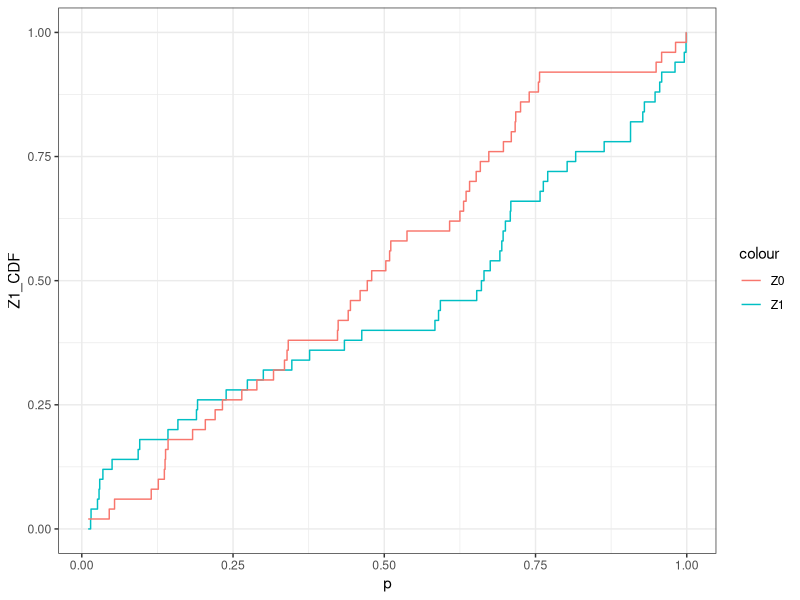
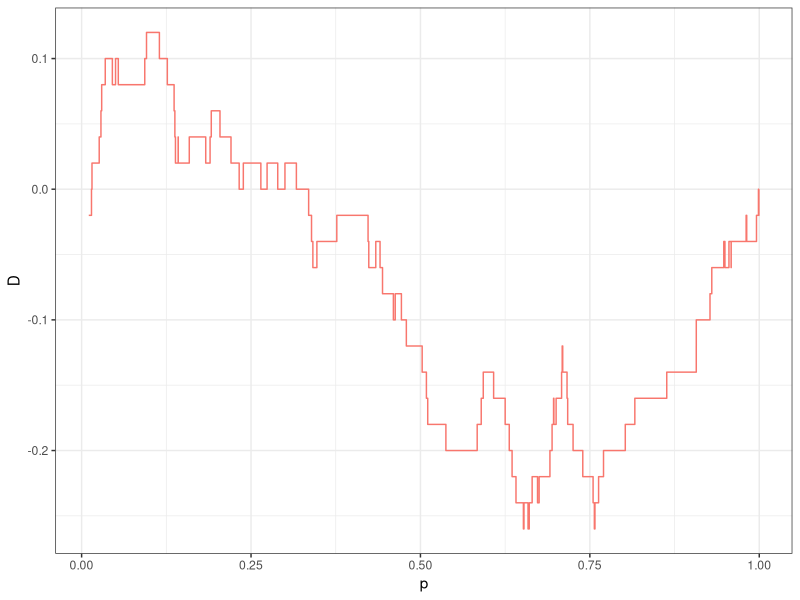
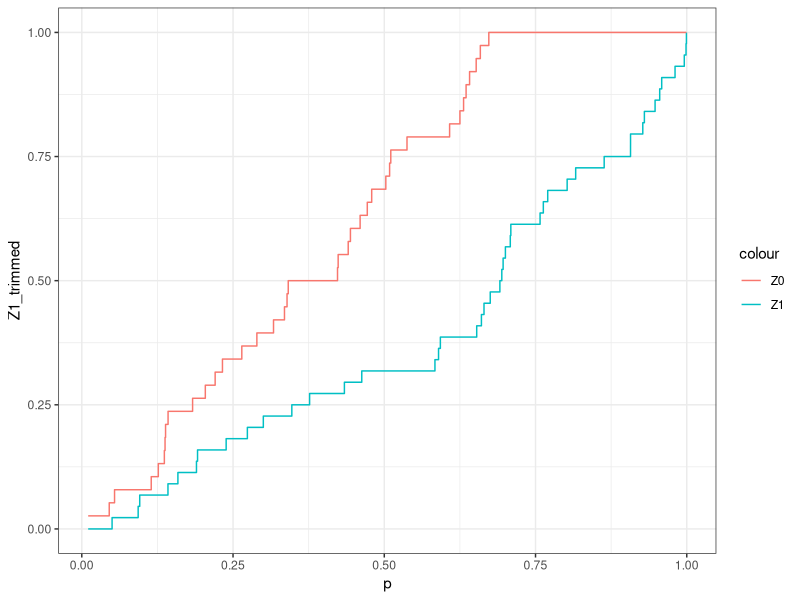
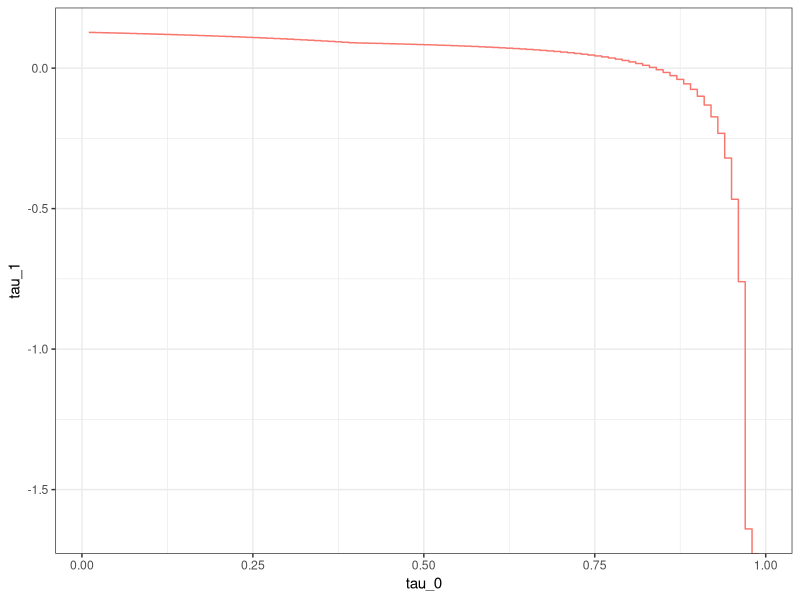
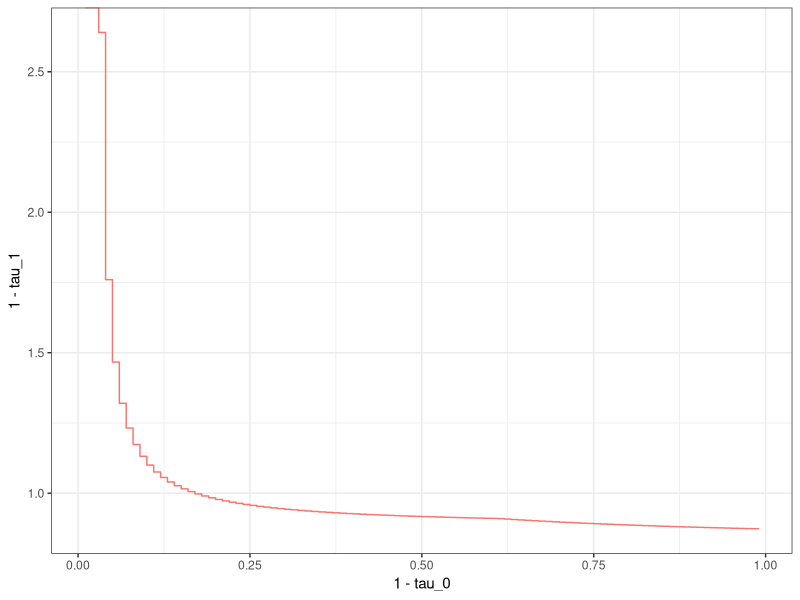
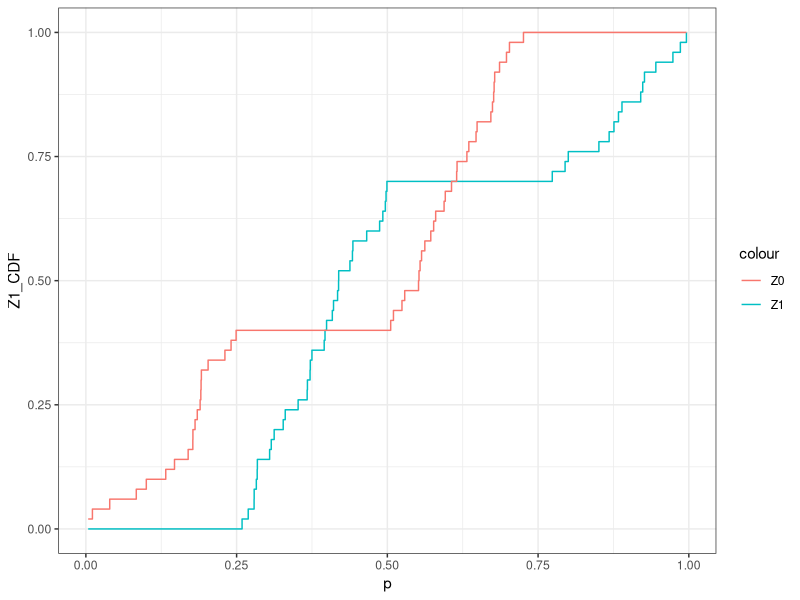
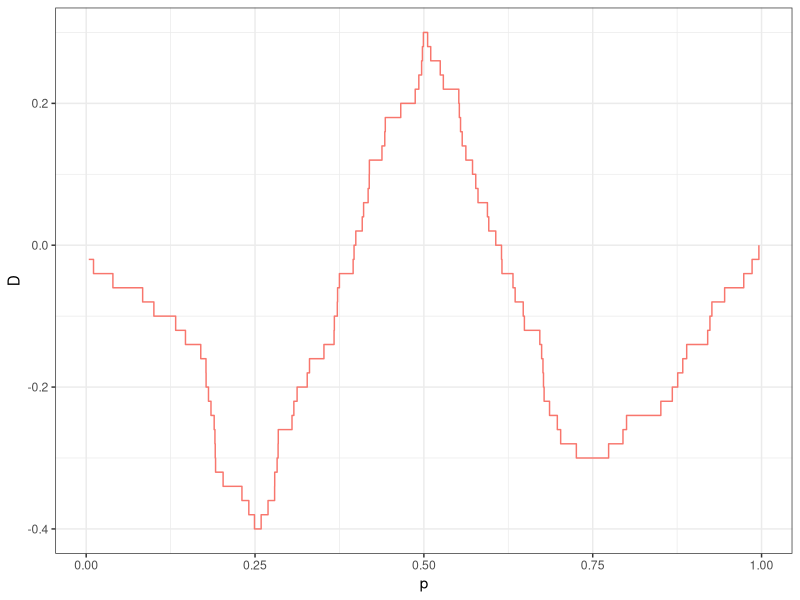
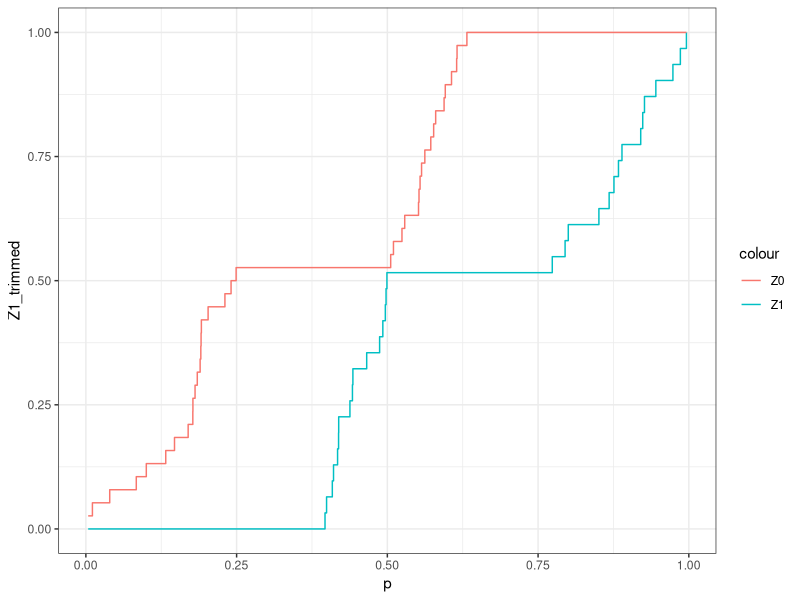

Reproduce these figures in R, in order. (Note: this script raises an error after producing the figures.)
rm(list=ls())
gc()

library(ggplot2)
library(dplyr)
library(tidyr)

n <- 50
p_1 <- runif(n, 0, 1)
p_0 <- runif(n, 0, 1)

data <- data.frame(Z = c(rep(1, n), rep(0, n)), 
                   p = c(p_1, p_0))
data <- data[order(data$p), ]

data$Z1_CDF <- cumsum(data$Z) / n
data$Z0_CDF <- cumsum(1 - data$Z) / n

data %>% ggplot() +
  geom_step(aes(x = p, y = Z1_CDF, col = "Z1")) +
  geom_step(aes(x = p, y = Z0_CDF, col = "Z0")) + 
  theme_bw()
data$D <- data$Z1_CDF - data$Z0_CDF
max(data$D)

data %>% ggplot() + 
  geom_step(aes(x = p, y = D, col = "violation")) +
  theme_bw() +
  theme(legend.position = "null")

# # tau_1 fixed, get tau_0
# tau_1 <- 0.24
# 
# data$S1 <- rep(1, 2 * n)
# data$S1 <- data$S1 - data$Z * (data$Z1_CDF <= tau_1)
# 
# temp <- (data$D - tau_1) * (1 - tau_1) / (data$Z1_CDF - tau_1)
# temp <- temp[(data$Z1_CDF - tau_1) > 0]
# tau_0 <- tau_1 + max(temp)
# 
# data$S1 <- data$S1 - (1 - data$Z) * (data$Z0_CDF > (1 - tau_0))
# 
# data$Z1_trimmed <- 
#   cumsum(data$Z * data$S1) / (sum(data$Z * data$S1))
# data$Z0_trimmed <- 
#   cumsum((1 - data$Z) * data$S1) / sum((1 - data$Z) * data$S1)
# 
# data %>% ggplot() +
#   geom_step(aes(x = p, y = Z1_trimmed, col = "Z1")) +
#   geom_step(aes(x = p, y = Z0_trimmed, col = "Z0")) + 
#   theme_bw()

# tau_0 fixed, get tau_1
tau_0 <- 0.24

data$S1 <- rep(1, 2 * n)
data$S1 <- data$S1 - (1 - data$Z) * (data$Z0_CDF > (1 - tau_0))

temp <- (data$D - tau_0 * data$Z1_CDF) / (1 - data$Z0_CDF - tau_0)
temp <- temp[(1 - data$Z0_CDF - tau_0) > 0]
tau_1 <- ceiling(max(temp) * n) / n

data$S1 <- data$S1 - data$Z * (data$Z1_CDF <= tau_1)

data$Z1_trimmed <- 
  cumsum(data$Z * data$S1) / (sum(data$Z * data$S1))
data$Z0_trimmed <- 
  cumsum((1 - data$Z) * data$S1) / sum((1 - data$Z) * data$S1)

data %>% ggplot() +
  geom_step(aes(x = p, y = Z1_trimmed, col = "Z1")) +
  geom_step(aes(x = p, y = Z0_trimmed, col = "Z0")) + 
  theme_bw()

# Loop over tau_0, get tau_1
N <- 101
tau_0 <- seq(0, 1, length.out = N)
tau_1 <- rep(0, N)

for (i in 1:(N - 1)){
  
  temp <- (data$D - tau_0[i] * data$Z1_CDF) / (1 - data$Z0_CDF - tau_0[i])
  temp <- temp[(1 - data$Z0_CDF - tau_0[i]) > 0]
  tau_1[i] <- min(max(temp), 1)
  
}

data.frame(tau_0 = tau_0[2:(N - 1)], tau_1 = tau_1[2:(N - 1)]) %>%
  ggplot() + 
  geom_step(aes(x = tau_0, y = tau_1, col = "frontier")) +
  theme_bw() +
  theme(legend.position = "null")

tau_0 + tau_1
which.min(tau_0 + tau_1)

data.frame(tau_0 = tau_0[2:(N - 1)], tau_1 = tau_1[2:(N - 1)]) %>%
  ggplot() + 
  geom_step(aes(x = 1 - tau_0, y = 1 - tau_1, col = "frontier")) +
  theme_bw() +
  theme(legend.position = "null")

#########################################################################

# Violation in the middle? 

n <- 50

# need to cook up very particular distributions
p_1 <- rbinom(n, 1, 2 / 3)
p_1 <- p_1 * runif(n, 1 / 4, 1 / 2) + (1 - p_1) * runif(n, 3 / 4, 1)

p_0 <- rbinom(n, 1, 1 / 3)
p_0 <- p_0 * runif(n, 0,1 / 4) + (1 - p_0) * runif(n, 1 / 2,  3 / 4)

data <- data.frame(Z = c(rep(1, n), rep(0, n)), 
                   p = c(p_1, p_0))
data <- data[order(data$p), ]

data$Z1_CDF <- cumsum(data$Z) / n
data$Z0_CDF <- cumsum(1 - data$Z) / n

data %>% ggplot() +
  geom_step(aes(x = p, y = Z1_CDF, col = "Z1")) +
  geom_step(aes(x = p, y = Z0_CDF, col = "Z0")) + 
  theme_bw()
data$D <- data$Z1_CDF - data$Z0_CDF
max(data$D)

data %>% ggplot() + 
  geom_step(aes(x = p, y = D, col = "violation")) +
  theme_bw() +
  theme(legend.position = "null")

# tau_0 fixed, get tau_1
tau_0 <- 0.24

data$S1 <- rep(1, 2 * n)
data$S1 <- data$S1 - (1 - data$Z) * (data$Z0_CDF > (1 - tau_0))

temp <- (data$D - tau_0 * data$Z1_CDF) / (1 - data$Z0_CDF - tau_0)
temp <- temp[(1 - data$Z0_CDF - tau_0) > 0]
tau_1 <- ceiling(max(temp) * n) / n

data$S1 <- data$S1 - data$Z * (data$Z1_CDF <= tau_1)

data$Z1_trimmed <- 
  cumsum(data$Z * data$S1) / (sum(data$Z * data$S1))
data$Z0_trimmed <- 
  cumsum((1 - data$Z) * data$S1) / sum((1 - data$Z) * data$S1)

data %>% ggplot() +
  geom_step(aes(x = p, y = Z1_trimmed, col = "Z1")) +
  geom_step(aes(x = p, y = Z0_trimmed, col = "Z0")) + 
  theme_bw()

# Loop over tau_0, get tau_1
N <- 101
tau_0 <- seq(0, 1, length.out = N)
tau_1 <- rep(0, N)

for (i in 1:(N - 1)){
  
  temp <- (data$D - tau_0[i] * data$Z1_CDF) / (1 - data$Z0_CDF - tau_0[i])
  temp <- temp[(1 - data$Z0_CDF - tau_0[i]) > 0]
  tau_1[i] <- max(0, min(max(temp), 1))
  
}

data.frame(tau_0 = tau_0[2:(N - 1)], tau_1 = tau_1[2:(N - 1)]) %>%
  ggplot() + 
  geom_step(aes(x = tau_0, y = tau_1, col = "frontier")) +
  theme_bw() +
  theme(legend.position = "null")

tau_0 + tau_1
which.min(tau_0 + tau_1)

# different preferences
k <- - 1 / 2 
((1 - tau_0) ^ (1 / k) + (1 - tau_1) ^ (1 / k)) ^ k
which.max((((1 - tau_0) ^ (1 / k) + (1 - tau_1) ^ (1 / k))) ^ k)

log(1 - tau_0) + log(1 - tau_1)
which.max(log(1 - tau_0) + log(1 - tau_1))

which.max(pmin(1 - tau_0, 1 - tau_1))

data.frame(tau_0 = tau_0[2:(N - 1)], tau_1 = tau_1[2:(N - 1)]) %>%
  ggplot() + 
  geom_step(aes(x = 1 - tau_0, y = 1 - tau_1, col = "frontier")) +
  theme_bw() +
  theme(legend.position = "null")

# quick calculations
w <- 1
A_1 <- 0.55
A_0 <- 0.5
p <- -1

# constraint set
N <- 101
max_0 <- (A_1 - A_0) / A_1
tau_0 <- seq(0, max_0, length.out = N)
tau_1 <- rep(0, N)

for (i in 1:(N - 1)){
  
  temp <- A_0 / (1 - tau_0[i])
  tau_1[i] <- (A_1 - temp) / (1 - temp)
  
}

data.frame(tau_0 = tau_0, tau_1 = tau_1) %>%
  ggplot() + 
  geom_line(aes(x = 1 - tau_0, y = 1 - tau_1, col = "frontier")) +
  theme_bw() +
  theme(legend.position = "null")

# utility
U <- (w * (1 - tau_1) ^ p + (1 - tau_0) ^ p) ^ (1 / p)
data.frame(tau_0 = tau_0, tau_1 = tau_1, U = U) %>%
  ggplot() + 
  geom_line(aes(x = tau_0, y = U, col = "utlity")) +
  theme_bw() +
  theme(legend.position = "null")


((w * (1 - A_1) ^ p + (1 - A_0) ^ p) ^ (1 / p)) / (1 - A_0)
t_1 <- (A_1 - A_0) / (1 - A_0)
t_1

((w * (A_1) ^ p + (A_0) ^ p) ^ (1 / p)) / A_1
t_0 <- (A_1 - A_0) / A_1
t_0

((1 - A_1) ^ (p / (1 + p)) * w ^ (1 / (1 + p)) + A_0 ^ (p / (1 + p))) ^ ((p + 1) / p)
C <- (A_0 * w / (1  - A_1)) ^ (1 / (p + 1))
t_1 <- A_1 - A_0 / C
t_0 <- 1 - C * (1 - t_1)
t_1 
t_0

#### Case with multiple violations

w <- 2
A_1 <- c(0.52, 0.58)
A_0 <- c(0.47, 0.53)
p <- - 2

# constraint set
N <- 101
max_0 <- max((A_1 - A_0) / A_1)
tau_0 <- seq(0, max_0, length.out = N)
tau_1 <- rep(0, N)
binding <- rep(0, N)

for (i in 1:N){
  
  temp <- A_0 / (1 - tau_0[i])
  temp_tau <- (A_1 - temp) / (1 - temp)
  temp_tau <- temp_tau[(1 - A_0) > tau_0[i]]
  tau_1[i] <- max(temp_tau)
  
  temp <- 1:length(A_1)
  temp <- temp[(1 - A_0) > tau_0[i]]
  binding[i] <- temp[which.max(temp_tau)]
  
}

data.frame(tau_0 = tau_0, tau_1 = tau_1) %>%
  ggplot() + 
  geom_line(aes(x = 1 - tau_0, y = 1 - tau_1, col = "frontier")) +
  theme_bw() +
  theme(legend.position = "null")
binding

# slope of the constraint
plot(1 - tau_0[1:(N - 1)],
     (-tau_1[2:N] + tau_1[1:(N - 1)]) / (tau_0[2:N] - tau_0[1:(N - 1)]),
     xlab = "1 - tau_0",
     ylab = "slope")

# utility
U <- (w * (1 - tau_1) ^ p + (1 - tau_0) ^ p) ^ (1 / p)
data.frame(tau_0 = tau_0, tau_1 = tau_1, U = U) %>%
  ggplot() + 
  geom_line(aes(x = tau_0, y = U, col = "utlity")) +
  theme_bw() +
  theme(legend.position = "null")

tau_1[which.max(U)]
tau_0[which.max(U)]

# Indifference curves
opt_1 <- 1 - tau_1[which.max(U)]
opt_0 <- 1 - tau_0[which.max(U)]

e <- 0.0005
N <- 100
x_0_plus <- opt_0 + 1:N * e
x_1_plus <- rep(0, N)

x_1_plus[1] <- opt_1 - (1 / w) * ((opt_0 / opt_1) ^ (p - 1)) * e
for (i in 2:N){
  
  x_1_plus[i] <- x_1_plus[i - 1] - 
    (1 / w) * ((x_0_plus[i - 1] / x_1_plus[i - 1]) ^ (p - 1)) * e
  
}

(w * x_1_plus ^ p + x_0_plus ^ p) ^ (1 / p)

x_0_minus <- opt_0 - 1:N * e
x_1_minus <- rep(0, N)

x_1_minus[1] <- opt_1 + (1 / w) * ((opt_0 / opt_1) ^ (p - 1)) * e
for (i in 2:N){
  
  x_1_minus[i] <- x_1_minus[i - 1] + 
    (1 / w) * ((x_0_minus[i - 1] / x_1_minus[i - 1]) ^ (p - 1)) * e
  
}

(w * x_1_plus ^ p + x_0_plus ^ p) ^ (1 / p)

constraint <- data.frame(tau_0 = tau_0, tau_1 = tau_1)
indiff <- data.frame(x_0 = c(x_0_minus, opt_0, x_0_plus),
                     x_1 = c(x_1_minus, opt_1, x_1_plus))

ggplot() + 
  geom_line(aes(x = 1 - tau_0, y = 1 - tau_1, col = "frontier"), data = constraint) +
  geom_line(aes(x = x_0, y = x_1, col = "indiff"), data = indiff) + 
  theme_bw() +
  theme(legend.position = "null")


# perfect substitutes
U <- w * (1 - tau_1) + (1 - tau_0) 
data.frame(tau_0 = tau_0, tau_1 = tau_1, U = U) %>%
  ggplot() + 
  geom_line(aes(x = tau_0, y = U, col = "utlity")) +
  theme_bw() +
  theme(legend.position = "null")
tau_1[which.max(U)]
tau_0[which.max(U)]

#### Leontief preferences

w <- 2
A_1 <- c(0.15, 0.9999)
A_0 <- c(0.1, 0.99985)
p <- -2

# constraint set
N <- 101
max_0 <- max((A_1 - A_0) / A_1)
tau_0 <- seq(0, max_0, length.out = N)
tau_1 <- rep(0, N)
binding <- rep(0, N)

for (i in 1:N){
  
  temp <- A_0 / (1 - tau_0[i])
  temp_tau <- (A_1 - temp) / (1 - temp)
  temp_tau <- temp_tau[(1 - A_0) > tau_0[i]]
  tau_1[i] <- max(temp_tau)
  
  temp <- 1:length(A_1)
  temp <- temp[(1 - A_0) > tau_0[i]]
  binding[i] <- temp[which.max(temp_tau)]
  
}

data.frame(tau_0 = tau_0, tau_1 = tau_1) %>%
  ggplot() + 
  geom_line(aes(x = 1 - tau_0, y = 1 - tau_1, col = "frontier")) +
  theme_bw() +
  theme(legend.position = "null")
binding

# utility
U <- pmin(w * (1 - tau_1), 1 - tau_0)
data.frame(tau_0 = tau_0, tau_1 = tau_1, U = U) %>%
  ggplot() + 
  geom_line(aes(x = tau_0, y = U, col = "utlity")) +
  theme_bw() +
  theme(legend.position = "null")

tau_1[which.max(U)]
tau_0[which.max(U)]

#### CROSSING POINTS

tau_1 <- 0.1
tau_0 <- 0.2
A_0 <- c(0.1, 0.105, 0.4, 0.695, 0.7)
A_1 <- tau_1 + A_0 * (1 - tau_1) / (1 - tau_0)

# constraint set
N <- 101
max_0 <- max((A_1 - A_0) / A_1)
tau_0 <- seq(0, max_0, length.out = N)
tau_1 <- rep(0, N)
binding <- rep(0, N)

for (i in 1:N){
  
  temp <- A_0 / (1 - tau_0[i])
  temp_tau <- (A_1 - temp) / (1 - temp)
  temp_tau <- temp_tau[(1 - A_0) > tau_0[i]]
  tau_1[i] <- max(temp_tau)
  
  temp <- 1:length(A_1)
  temp <- temp[(1 - A_0) > tau_0[i]]
  binding[i] <- temp[which.max(temp_tau)]
  
}

data.frame(tau_0 = tau_0, tau_1 = tau_1) %>%
  ggplot() + 
  geom_line(aes(x = 1 - tau_0, y = 1 - tau_1, col = "frontier")) +
  theme_bw() +
  theme(legend.position = "null")
binding

#### Continuous stuff ####

w <- 1

# just take draws? 

# Z = 1 distribution
Z_1 <- function(p){
  
  return(2 * 
           (min(1 / 6, max((p - 1 / 6), 0)) +
              min(1 / 6, max(p -  1 / 2, 0)) + 
              min(1 / 6, max(p - 5 / 6, 0)))
  )
  
}

Z_0 <- function(p){
  
  return((6 / 4) * min(1 / 6, p) +
           (6 / 2) * min(1 / 6, max(p - 1 / 3, 0)) +
           (6 / 4) * min(1 / 6, max(p - 2 / 3, 0)))
  
}

N <- 101
p <- seq(0, 1, length.out = N)

plot(p, sapply(p, Z_1), type = "l")
lines(p, sapply(p, Z_0), lty = 2)

data <- data.frame(p = p, Z_1 = sapply(p, Z_1), Z_0 = sapply(p, Z_0))
data$D <- data$Z_1 - data$Z_0

data %>% ggplot() +
  geom_line(aes(x = p, y = D, col = "violation")) +
  theme_bw() + 
  theme(legend.position = "null")


violation <- data$D > 0
A_1 <- data$Z_1[violation]
A_0 <- data$Z_0[violation]


# constraint set
N <- 101
max_0 <- max((A_1 - A_0) / A_1)
tau_0 <- seq(0, max_0, length.out = N)
tau_1 <- rep(0, N)
binding <- rep(0, N)

for (i in 1:N){
  
  temp <- A_0 / (1 - tau_0[i])
  temp_tau <- (A_1 - temp) / (1 - temp)
  temp_tau <- temp_tau[(1 - A_0) > tau_0[i]]
  tau_1[i] <- max(temp_tau)
  
  temp <- 1:length(A_1)
  temp <- temp[(1 - A_0) > tau_0[i]]
  binding[i] <- temp[which.max(temp_tau)]
  
}

data.frame(tau_0 = tau_0, tau_1 = tau_1) %>%
  ggplot() + 
  geom_line(aes(x = 1 - tau_0, y = 1 - tau_1, col = "frontier")) +
  theme_bw() +
  theme(legend.position = "null")
binding

# utility
U <- (w * (1 - tau_1) ^ p + (1 - tau_0) ^ p) ^ (1 / p)
data.frame(tau_0 = tau_0, tau_1 = tau_1, U = U) %>%
  ggplot() + 
  geom_line(aes(x = tau_0, y = U, col = "utlity")) +
  theme_bw() +
  theme(legend.position = "null")

tau_1[which.max(U)]
tau_0[which.max(U)]

# perfect substitutes
U <- w * (1 - tau_1) + (1 - tau_0) 
data.frame(tau_0 = tau_0, tau_1 = tau_1, U = U) %>%
  ggplot() + 
  geom_line(aes(x = tau_0, y = U, col = "utlity")) +
  theme_bw() +
  theme(legend.position = "null")
tau_1[which.max(U)]
tau_0[which.max(U)]

#### Case with multiple violations

w <- 1
p <- -2

# plot each individual constraint and then the combined constraint
A_1 <- c(0.9, 0.55, 0.1)
A_0 <- c(0.85, 0.45, 0.05)

N_p <- length(A_1)
N <- 101
constraints <- matrix(0, N * N_p, 3)
constraints[, 3] <- rep(1:N_p, each = N)
index <- 0

for (i in 1:N_p){
  
  max_0 <- (A_1[i] -A_0[i]) / A_1[i]
  tau_0 <- seq(0, max_0, length.out = N)
  tau_1 <- rep(0, N)
  
  for (j in 1:N){
    
    temp <- A_0[i] / (1 - tau_0[j])
    tau_1[j] <- (A_1[i] - temp) / (1 - temp)
    
  }
  
  constraints[index + 1:N, 1:2] <- cbind(tau_0, tau_1)
  index <- index + N
  
}

colnames(constraints) <- c("tau_0", "tau_1", "constraint")
constraints <- data.frame(constraints)

# plot individual constraints 
constraints %>%
  ggplot() + 
  geom_line(aes(x = 1 - tau_0, y = 1 - tau_1, col = as.factor(constraint))) +
  theme_bw() +
  theme(legend.position = "null")

constraints %>%
  ggplot() + 
  geom_line(aes(x = tau_0, y = tau_1, col = as.factor(constraint))) +
  theme_bw() +
  theme(legend.position = "null")

# utility
U <- (w * (1 - tau_1) ^ p + (1 - tau_0) ^ p) ^ (1 / p)
data.frame(tau_0 = tau_0, tau_1 = tau_1, U = U) %>%
  ggplot() + 
  geom_line(aes(x = tau_0, y = U, col = "utlity")) +
  theme_bw() +
  theme(legend.position = "null")

tau_1[which.max(U)]
tau_0[which.max(U)]

################################################################################

rm(list = ls())
gc()

x_0 <- runif(1, 1, 2)
N <- 1001
R <- seq(0.1, 9.9, length.out = N)

a <- runif(1, 0, 0.5)

U <- rep(0, N)

U <- (x_0 ^ (-1)) * (((a ^ p) * (R ^ (- p)) + ((1 - a) ^ p)) ^ (1 / p))

plot(R, U, type = "l")

################################## MAKE PLOTS ##################################

# Single plot showing constraint and indifference curves for different p
w <- 1
A_1 <- c(0.2, 0.55, 0.85)
A_0 <- c(0.15, 0.45, 0.8)
p <- - 2

# constraint set
N <- 1001
max_0 <- max((A_1 - A_0) / A_1)
tau_0 <- seq(0, max_0, length.out = N)
tau_1 <- rep(0, N)
binding <- rep(0, N)

for (i in 1:N){
  
  temp <- A_0 / (1 - tau_0[i])
  temp_tau <- (A_1 - temp) / (1 - temp)
  temp_tau <- temp_tau[(1 - A_0) > tau_0[i]]
  tau_1[i] <- max(temp_tau)
  
  temp <- 1:length(A_1)
  temp <- temp[(1 - A_0) > tau_0[i]]
  binding[i] <- temp[which.max(temp_tau)]
  
}

data.frame(tau_0 = tau_0, tau_1 = tau_1) %>%
  ggplot() + 
  geom_line(aes(x = 1 / (1 - tau_0), y = 1 / (1 - tau_1), col = "frontier")) +
  theme_bw() +
  theme(legend.position = "null")

# utility
p <- c(0.9, -1, -3)
N_p <- length(p)
opt <- rep(0, N_p)

for (i in 1:N_p){
  
  U <- (w * (1 - tau_1) ^ p[i] + (1 - tau_0) ^ p[i]) ^ (1 / p[i])
  opt[i] <- which.max(U)
  
}

# Indifference curves
x_0_range <- c(1 / (1 - tau_0[1]), 1 / (1 - tau_0[N]))
e <- 0.00005
N_i <- ceiling((x_0_range[2] - x_0_range[1]) / e)
x_0 <- x_0_range[1] + e * (1:N_i)
indiff <- matrix(0, N_i, N_p) # each column contains a single indifference curve 

for (i in 1:N_p){
  
  x_1 <- rep(0, N_i)
  
  x_1_star <- 1 / (1 - tau_1[opt[i]])
  x_0_star <- 1 / (1 - tau_0[opt[i]])
  
  index <- max((1:N_i)[x_0 < x_0_star])
  
  # area above optimal x_0
  x_1[index + 1] <- x_1_star - 
    (1 / w) * (x_0_star / x_1_star) ^ (-(p[i] + 1)) * (x_0[index + 1] - x_0_star)
  
  for (j in (index + 2):N_i){
   
    x_1[j] <- x_1[j - 1] - (1 / w) * (x_0[j - 1] / x_1[j - 1]) ^ (-(p[i] + 1)) * e
      
  }
  
  # area below optimal x_0
  x_1[index] <- x_1_star -
    (1 / w) * (x_0_star / x_1_star) ^ (-(p[i] + 1)) * (x_0[index] - x_0_star)
  
  for (j in (index - 1):1){
    
    x_1[j] <- x_1[j + 1] + (1 / w) * (x_0[j + 1] / x_1[j + 1]) ^ (-(p[i] + 1)) * e
    
  }
  
  indiff[, i] <- x_1
  
}

constraint <- data.frame(x_0 = 1 / (1 - tau_0), x_1 = 1 / (1 - tau_1))
curves <- data.frame(p = rep(p, each = N_i),
                     x_0 = rep(x_0, N_p),
                     x_1 = c(indiff))

# first plot
ggplot() +
  geom_line(aes(x = x_0, y = x_1, col = "constraint"), data = constraint) + 
  geom_ribbon(aes(x = x_0, ymin = x_1, ymax = max(x_1)), 
              data = constraint, fill = 'red', alpha = 0.2) + 
  geom_line(aes(x = x_0, y = x_1, col = "indifference curve"),
            data = curves[(2 * N_i) + 1:N_i, ]) +
  annotate(geom = "text", x = 1.2, y = 1.2, label = "feasible choices") + 
  geom_segment(aes(x = 1.1, y = 1.1, xend = 1.05, yend = 1.05), arrow = arrow()) + 
  annotate(geom = "text", x = 1.1, y = 1, label = "increasing payoff") +
  theme_bw() +
  theme(legend.title = element_blank(),
        legend.position = "null") +
  labs(x = expression(x[0]),
       y = expression(x[1]))

ggplot() +
  geom_line(aes(x = x_0, y = x_1, col = "constraint"), data = constraint) + 
  geom_line(aes(x = x_0, y = x_1, col = "indifference curve"),
            data = curves[(2 * N_i) + 1:N_i, ]) +
  theme_bw() +
  theme(legend.title = element_blank(),
        legend.position = "null") +
  labs(x = expression(x[0]),
       y = expression(x[1]))

# Convex indifference curve case 
ggplot() +
  geom_line(aes(x = x_0, y = x_1, col = "constraint"), data = constraint) + 
  geom_line(aes(x = x_0, y = x_1, col = "indifference curve"),
            data = curves[1:N_i, ]) +
  theme_bw() +
  theme(legend.title = element_blank(),
        legend.position = "null") +
  labs(x = expression(x[0]),
       y = expression(x[1]))

# line indifference curve case 
ggplot() +
  geom_line(aes(x = x_0, y = x_1, col = "constraint"), data = constraint) + 
  geom_line(aes(x = x_0, y = x_1, col = "indifference curve"),
            data = curves[N_i + 1:N_i, ]) +
  theme_bw() +
  theme(legend.title = element_blank(),
        legend.position = "null") +
  labs(x = expression(x[0]),
       y = expression(x[1]))
